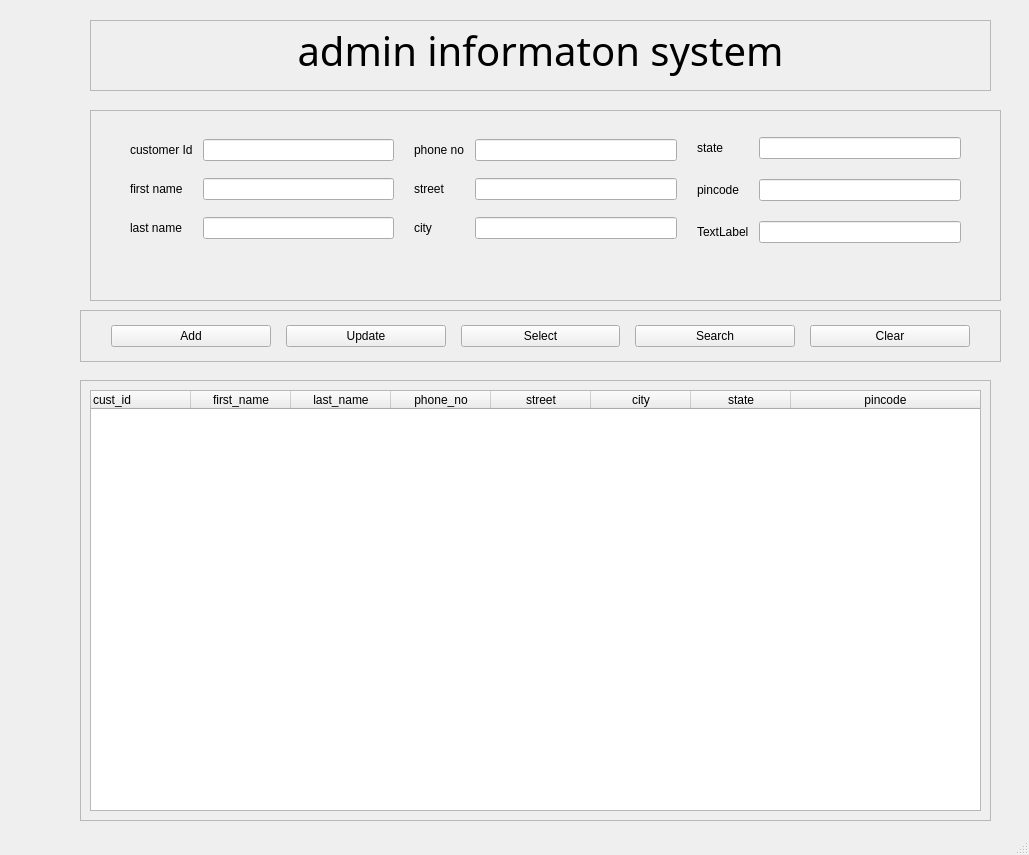
<?xml version="1.0" encoding="UTF-8"?>
<ui version="4.0">
 <class>MainWindow</class>
 <widget class="QMainWindow" name="MainWindow">
  <property name="geometry">
   <rect>
    <x>0</x>
    <y>0</y>
    <width>1029</width>
    <height>855</height>
   </rect>
  </property>
  <property name="windowTitle">
   <string>MainWindow</string>
  </property>
  <widget class="QWidget" name="centralwidget">
   <widget class="QFrame" name="frame">
    <property name="geometry">
     <rect>
      <x>90</x>
      <y>20</y>
      <width>901</width>
      <height>71</height>
     </rect>
    </property>
    <property name="font">
     <font>
      <family>Script MT Bold</family>
      <pointsize>30</pointsize>
      <weight>75</weight>
      <bold>true</bold>
     </font>
    </property>
    <property name="frameShape">
     <enum>QFrame::StyledPanel</enum>
    </property>
    <property name="frameShadow">
     <enum>QFrame::Raised</enum>
    </property>
    <widget class="QLabel" name="title_label">
     <property name="geometry">
      <rect>
       <x>30</x>
       <y>0</y>
       <width>841</width>
       <height>61</height>
      </rect>
     </property>
     <property name="font">
      <font>
       <family>Script MT Bold</family>
       <pointsize>30</pointsize>
       <weight>50</weight>
       <bold>false</bold>
      </font>
     </property>
     <property name="text">
      <string>admin informaton system</string>
     </property>
     <property name="alignment">
      <set>Qt::AlignCenter</set>
     </property>
    </widget>
   </widget>
   <widget class="QFrame" name="info_frame">
    <property name="geometry">
     <rect>
      <x>90</x>
      <y>110</y>
      <width>911</width>
      <height>191</height>
     </rect>
    </property>
    <property name="frameShape">
     <enum>QFrame::StyledPanel</enum>
    </property>
    <property name="frameShadow">
     <enum>QFrame::Raised</enum>
    </property>
    <widget class="QWidget" name="">
     <property name="geometry">
      <rect>
       <x>10</x>
       <y>0</y>
       <width>891</width>
       <height>161</height>
      </rect>
     </property>
     <layout class="QGridLayout" name="gridLayout_4">
      <property name="leftMargin">
       <number>30</number>
      </property>
      <property name="topMargin">
       <number>20</number>
      </property>
      <property name="rightMargin">
       <number>30</number>
      </property>
      <property name="bottomMargin">
       <number>20</number>
      </property>
      <property name="horizontalSpacing">
       <number>20</number>
      </property>
      <property name="verticalSpacing">
       <number>10</number>
      </property>
      <item row="0" column="0">
       <layout class="QGridLayout" name="gridLayout">
        <property name="horizontalSpacing">
         <number>10</number>
        </property>
        <property name="verticalSpacing">
         <number>15</number>
        </property>
        <item row="0" column="0">
         <widget class="QLabel" name="label_2">
          <property name="text">
           <string>customer Id</string>
          </property>
         </widget>
        </item>
        <item row="0" column="1">
         <widget class="QLineEdit" name="lineEdit"/>
        </item>
        <item row="1" column="0">
         <widget class="QLabel" name="label_3">
          <property name="text">
           <string>first name</string>
          </property>
         </widget>
        </item>
        <item row="1" column="1">
         <widget class="QLineEdit" name="lineEdit_2"/>
        </item>
        <item row="2" column="0">
         <widget class="QLabel" name="label_4">
          <property name="text">
           <string>last name</string>
          </property>
         </widget>
        </item>
        <item row="2" column="1">
         <widget class="QLineEdit" name="lineEdit_3"/>
        </item>
       </layout>
      </item>
      <item row="0" column="1">
       <layout class="QGridLayout" name="gridLayout_2">
        <property name="horizontalSpacing">
         <number>10</number>
        </property>
        <property name="verticalSpacing">
         <number>15</number>
        </property>
        <item row="0" column="0">
         <widget class="QLabel" name="label_6">
          <property name="text">
           <string>phone no</string>
          </property>
         </widget>
        </item>
        <item row="0" column="1">
         <widget class="QLineEdit" name="lineEdit_4"/>
        </item>
        <item row="1" column="0">
         <widget class="QLabel" name="label_8">
          <property name="text">
           <string>street</string>
          </property>
         </widget>
        </item>
        <item row="1" column="1">
         <widget class="QLineEdit" name="lineEdit_5"/>
        </item>
        <item row="2" column="0">
         <widget class="QLabel" name="label_7">
          <property name="text">
           <string>city</string>
          </property>
         </widget>
        </item>
        <item row="2" column="1">
         <widget class="QLineEdit" name="lineEdit_6"/>
        </item>
       </layout>
      </item>
      <item row="0" column="2">
       <layout class="QGridLayout" name="gridLayout_3">
        <property name="horizontalSpacing">
         <number>10</number>
        </property>
        <property name="verticalSpacing">
         <number>20</number>
        </property>
        <item row="0" column="0">
         <widget class="QLabel" name="label_5">
          <property name="text">
           <string>state</string>
          </property>
         </widget>
        </item>
        <item row="1" column="0">
         <widget class="QLabel" name="label_9">
          <property name="text">
           <string>pincode</string>
          </property>
         </widget>
        </item>
        <item row="0" column="1">
         <widget class="QLineEdit" name="lineEdit_7"/>
        </item>
        <item row="1" column="1">
         <widget class="QLineEdit" name="lineEdit_8"/>
        </item>
        <item row="2" column="0">
         <widget class="QLabel" name="label">
          <property name="enabled">
           <bool>true</bool>
          </property>
          <property name="text">
           <string>TextLabel</string>
          </property>
          <property name="buddy">
           <cstring></cstring>
          </property>
         </widget>
        </item>
        <item row="2" column="1">
         <widget class="QLineEdit" name="lineEdit_9"/>
        </item>
       </layout>
      </item>
     </layout>
    </widget>
   </widget>
   <widget class="QFrame" name="function_frame">
    <property name="geometry">
     <rect>
      <x>80</x>
      <y>310</y>
      <width>921</width>
      <height>52</height>
     </rect>
    </property>
    <property name="frameShape">
     <enum>QFrame::StyledPanel</enum>
    </property>
    <property name="frameShadow">
     <enum>QFrame::Raised</enum>
    </property>
    <layout class="QHBoxLayout" name="horizontalLayout">
     <property name="spacing">
      <number>15</number>
     </property>
     <property name="leftMargin">
      <number>30</number>
     </property>
     <property name="topMargin">
      <number>10</number>
     </property>
     <property name="rightMargin">
      <number>30</number>
     </property>
     <property name="bottomMargin">
      <number>10</number>
     </property>
     <item>
      <widget class="QPushButton" name="addButton">
       <property name="text">
        <string>Add</string>
       </property>
      </widget>
     </item>
     <item>
      <widget class="QPushButton" name="updateButton">
       <property name="text">
        <string>Update</string>
       </property>
      </widget>
     </item>
     <item>
      <widget class="QPushButton" name="selectButton">
       <property name="text">
        <string>Select</string>
       </property>
      </widget>
     </item>
     <item>
      <widget class="QPushButton" name="searchButton">
       <property name="text">
        <string>Search</string>
       </property>
      </widget>
     </item>
     <item>
      <widget class="QPushButton" name="clearButton">
       <property name="text">
        <string>Clear</string>
       </property>
      </widget>
     </item>
    </layout>
   </widget>
   <widget class="QFrame" name="result_frame">
    <property name="geometry">
     <rect>
      <x>80</x>
      <y>380</y>
      <width>911</width>
      <height>441</height>
     </rect>
    </property>
    <property name="frameShape">
     <enum>QFrame::StyledPanel</enum>
    </property>
    <property name="frameShadow">
     <enum>QFrame::Raised</enum>
    </property>
    <layout class="QHBoxLayout" name="horizontalLayout_2">
     <item>
      <widget class="QTableWidget" name="tableWidget">
       <property name="focusPolicy">
        <enum>Qt::NoFocus</enum>
       </property>
       <property name="showGrid">
        <bool>false</bool>
       </property>
       <attribute name="horizontalHeaderStretchLastSection">
        <bool>true</bool>
       </attribute>
       <column>
        <property name="text">
         <string>cust_id</string>
        </property>
        <property name="textAlignment">
         <set>AlignLeading|AlignVCenter</set>
        </property>
       </column>
       <column>
        <property name="text">
         <string>first_name</string>
        </property>
       </column>
       <column>
        <property name="text">
         <string>last_name</string>
        </property>
       </column>
       <column>
        <property name="text">
         <string>phone_no</string>
        </property>
       </column>
       <column>
        <property name="text">
         <string>street</string>
        </property>
       </column>
       <column>
        <property name="text">
         <string>city</string>
        </property>
       </column>
       <column>
        <property name="text">
         <string>state</string>
        </property>
       </column>
       <column>
        <property name="text">
         <string>pincode</string>
        </property>
       </column>
      </widget>
     </item>
    </layout>
   </widget>
  </widget>
  <widget class="QMenuBar" name="menubar">
   <property name="geometry">
    <rect>
     <x>0</x>
     <y>0</y>
     <width>1029</width>
     <height>26</height>
    </rect>
   </property>
  </widget>
  <widget class="QStatusBar" name="statusbar"/>
 </widget>
 <resources/>
 <connections/>
</ui>
